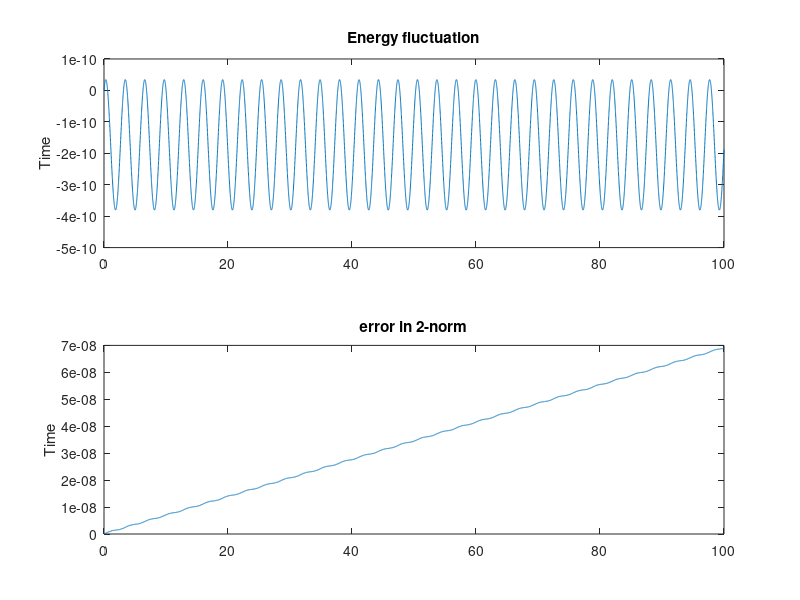

Write the MATLAB code that produced this figure.
%% 4th-order symplectic integrator for u'=Av, v'=Bu (H(u,v)=v'Av/2-u'Bu/2)
clear;
clc;

%% parameters
A=1;
B=-1;
dim=size(A,2);
u0=1;    v0=0.3;        % NOTE: this can be changed
T=100;
h=0.01;
gamma=1/(2-2^(1/3));

%% symplectic integration
TimeSpan=[0:h:T];   TimeSteps=length(TimeSpan)-1;
u=zeros(dim,TimeSteps+1);   u(:,1)=u0;
v=zeros(dim,TimeSteps+1);   v(:,1)=v0;
E=zeros(1,TimeSteps+1);
uu=u(:,1);  vv=v(:,1);  E(1)=vv'*A*vv/2-uu'*B*uu/2;
for i=1:TimeSteps
    uu=uu+gamma*h/2*A*vv;
    vv=vv+gamma*h*B*uu;
    uu=uu+(1-gamma)*h/2*A*vv;
    vv=vv+(1-2*gamma)*h*B*uu;
    uu=uu+(1-gamma)*h/2*A*vv;
    vv=vv+gamma*h*B*uu;
    uu=uu+gamma*h/2*A*vv;
    
    u(:,i+1)=uu;    v(:,i+1)=vv;
    E(i+1)=vv'*A*vv/2-uu'*B*uu/2;
end

%% output
figure
subplot(2,1,1);
plot(TimeSpan,E-E(1));
title('Energy fluctuation');
ylabel('Time');
subplot(2,1,2);
ss=sin(sqrt(-A*B)*TimeSpan);        % NOTE: this needs to be replaced when dim>1
cc=cos(sqrt(-A*B)*TimeSpan);        % NOTE: this needs to be replaced when dim>1
u_exact=cc*u0+sqrt(-A/B)*ss*v0;     
v_exact=-sqrt(-B/A)*ss*u0+cc*v0;    
plot(TimeSpan,sqrt(sum(([u-u_exact; v-v_exact]).^2,1)));
title('error in 2-norm');
ylabel('Time');
